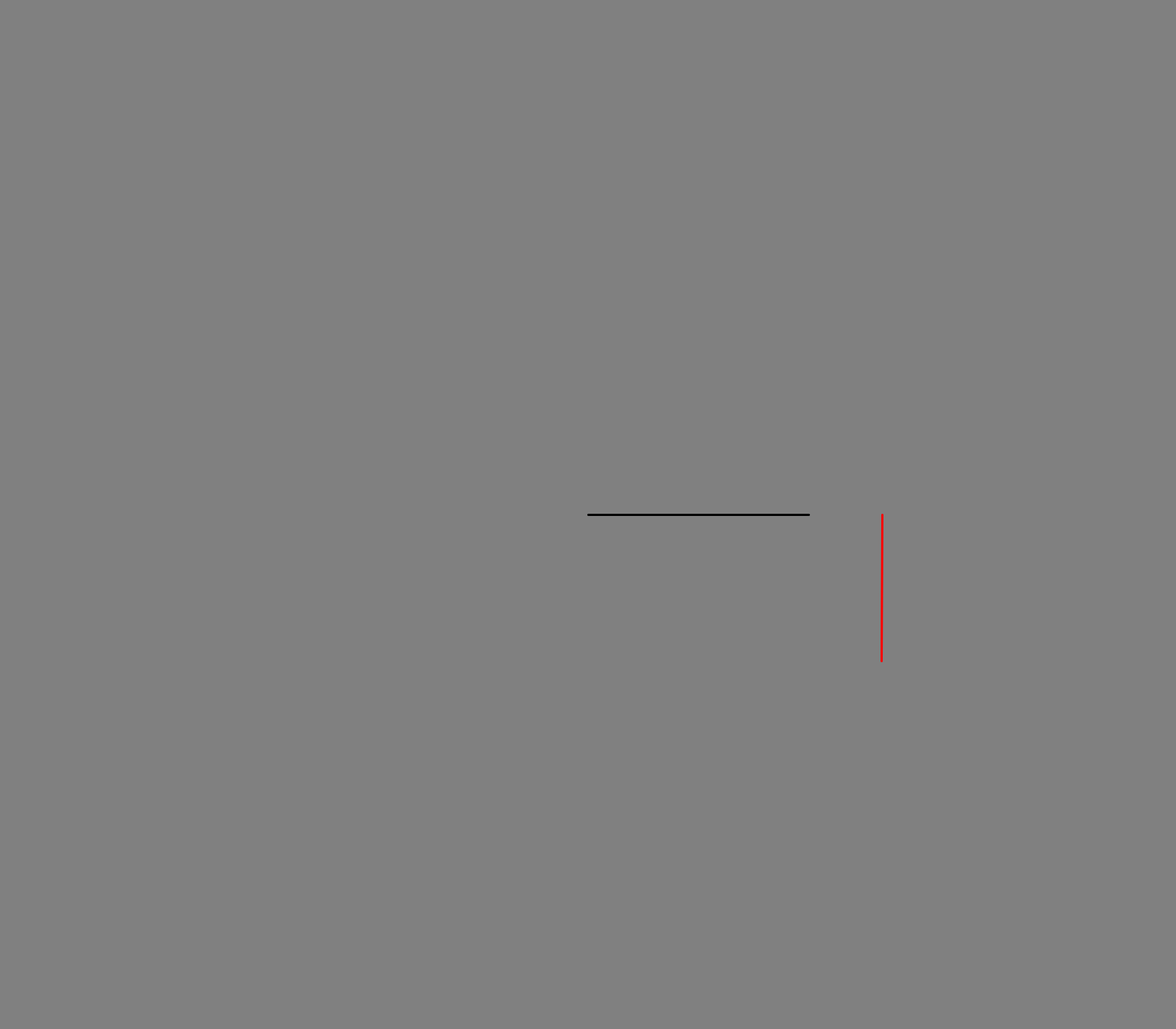
Frame 1 (no input)
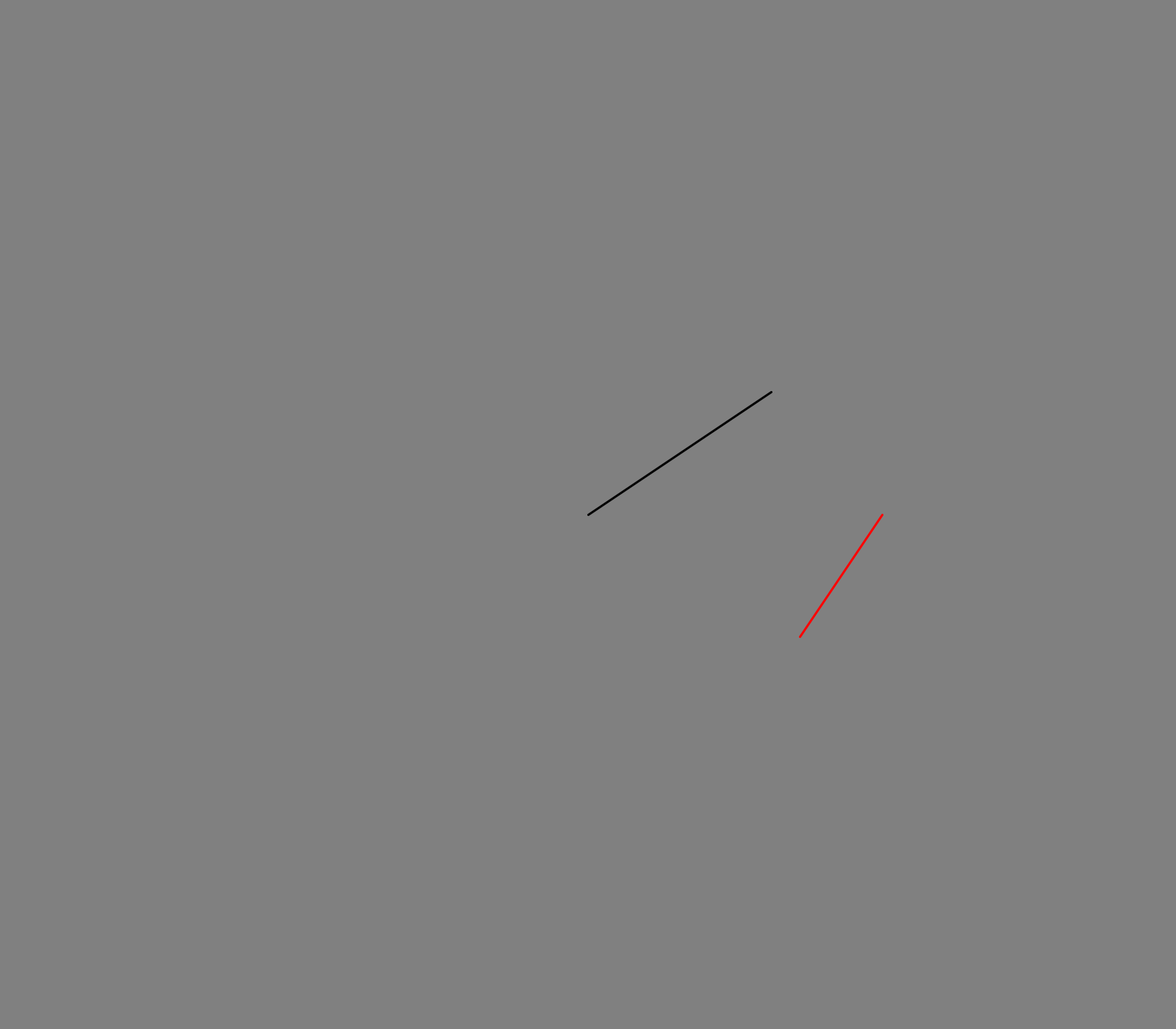
Frame 60 (the mouse pressed at the canvas centre just before this capture)
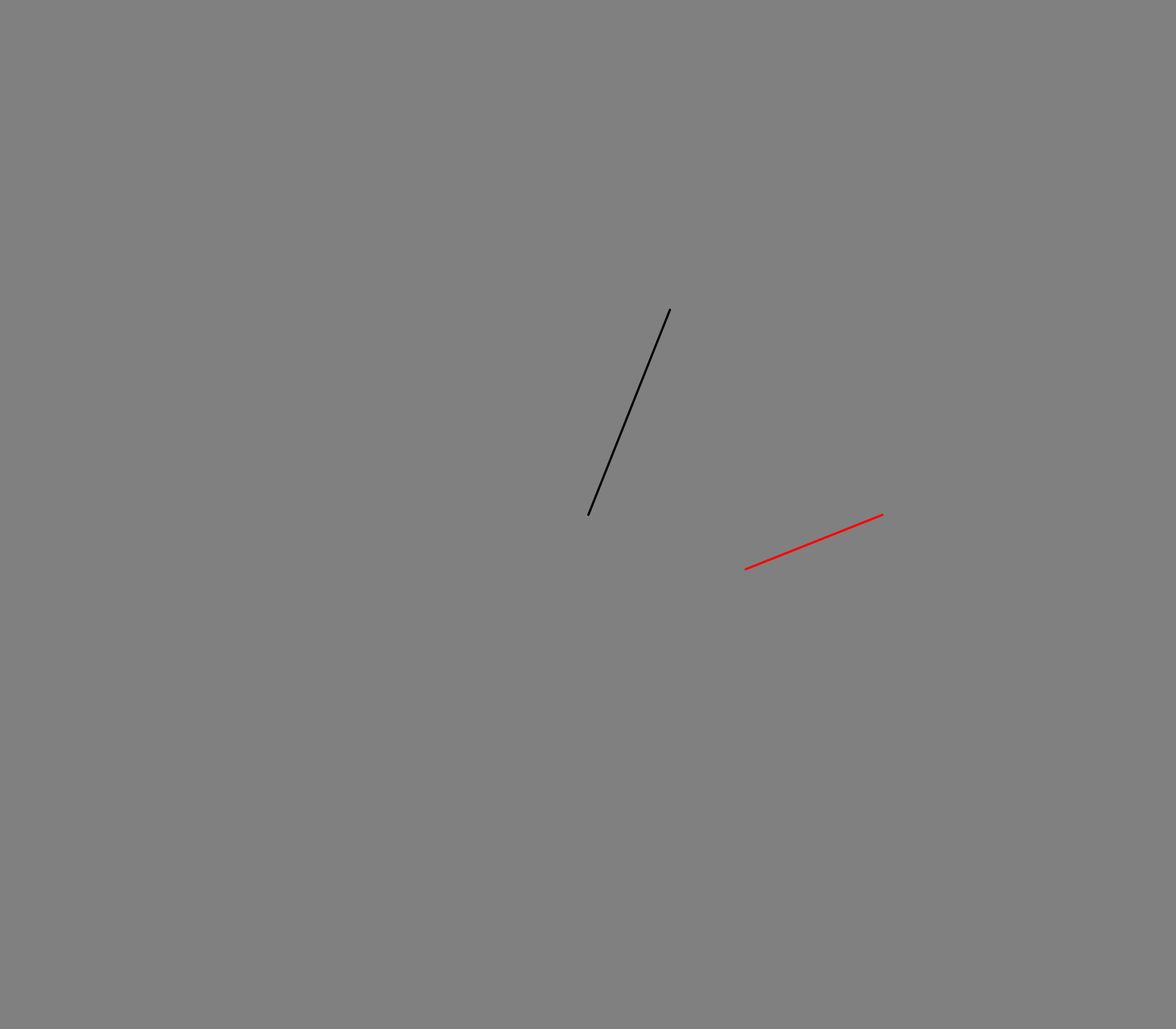
Frame 120 (the mouse held since frame 60 and released just before this capture)

The Processing sketch that drew these frames (run headless with seeded random() and noise(); from frame 60 on, the mouse is pressed at the canvas centre):

// Processing sketch: s05_multi_transform
// ── s05_multi_transform.pde
void setup() {
  size(1600,1400);
  strokeWeight(3);
  //frameRate(0.5);
}

float r1 = 300, radar_angle1 = 0;
float r2 = 200, radar_angle2 = PI/2;

void draw() {
  background(128);
  pushMatrix();
  translate(width/2, height/2);
  scale(1, -1); // y is positive upward
  rotate(radar_angle1);
  stroke(0,0,0);
  line(0, 0, r1, 0);
  radar_angle1 += .01;
  popMatrix();

  pushMatrix();
  stroke(255,0,0);
  translate(width*3/4, height/2);
  rotate(radar_angle2);
  line(0, 0, r2, 0);
  radar_angle2 += .01;
  popMatrix();
}
